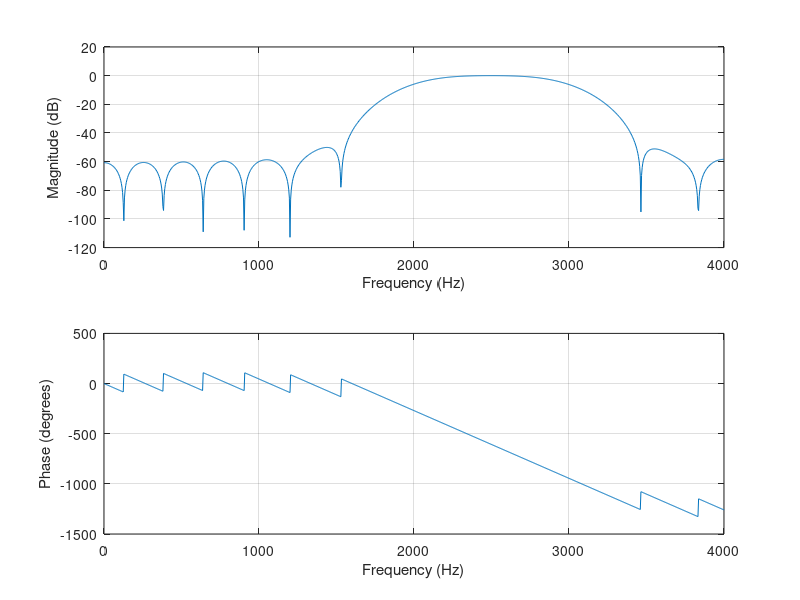

The MATLAB source for this figure:
clc
clear all
close all
N=30;
fs=8000;
fc1=2000;
fc2=3000;
wc1=fc1/(fs/2);
wc2=fc2/(fs/2);
h=fir1(N,[wc1 wc2],'bandpass',hamming(N+1));
freqz(h,1,1000,fs);



